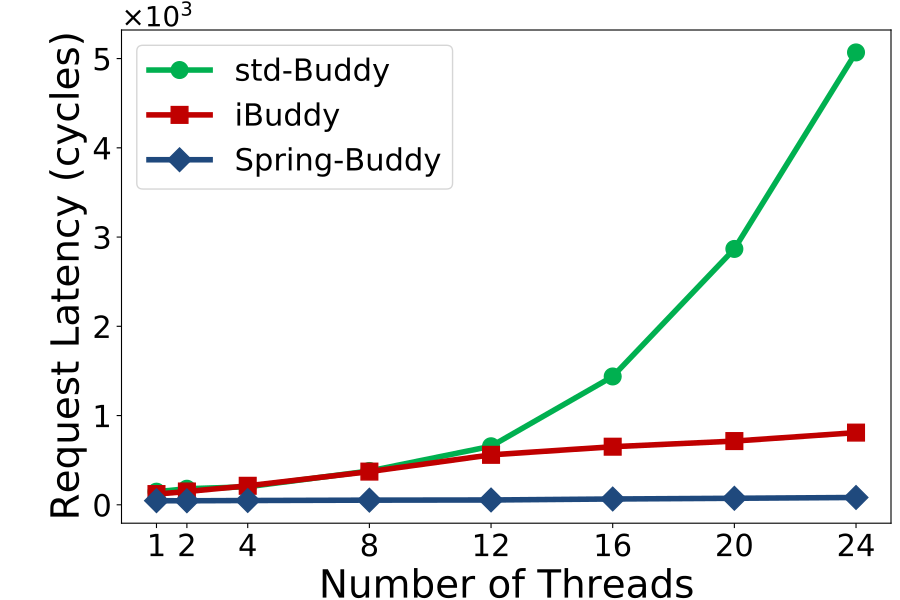

Write Python code to recreate this figure.
import sys,os
import matplotlib.pyplot as plt
import random

markerTable = {'iBuddy':'s', 'std-Buddy':'o', 'Spring-Buddy':'D'}
colorTable = {'iBuddy':'#C00000', 'std-Buddy':'#00B050', 'Spring-Buddy':'#1f497d'}


xArr = [1,2,4,8,12,16,20,24]
yDict = {
    "std-Buddy": [147, 180, 202, 379, 656, 1438, 2867, 5069],
    "iBuddy": [120, 149, 213, 372, 560, 651, 714, 809],
    "Spring-Buddy": [46, 45, 48, 52, 54, 65, 73, 82]
}

plt.figure(figsize=(9,6))

targetName = list(yDict.keys())

for i in range(len(targetName)):
    plt.plot(xArr, [num/1000.0 for num in yDict[targetName[i]]], label=targetName[i], linewidth=4, marker=markerTable[targetName[i]], color=colorTable[targetName[i]], markersize=12)

plt.legend(fontsize=22)
plt.xticks(fontsize=22)
plt.yticks(fontsize=22)
plt.xticks(xArr,xArr,fontsize=22)
plt.ylabel('Request Latency (cycles)', fontsize=28)
plt.xlabel('Number of Threads', fontsize=28)

xmin, xmax, ymin, ymax = plt.axis()
plt.text(xmin, ymax*1.005, r'$\times10^{%d}$'%(3),fontsize=20,ha='left')

plt.subplots_adjust(left=0.135, right=0.99, top=0.95, bottom=0.128)

plt.savefig('%s.pdf' % os.path.splitext(sys.argv[0])[0])

plt.show()
